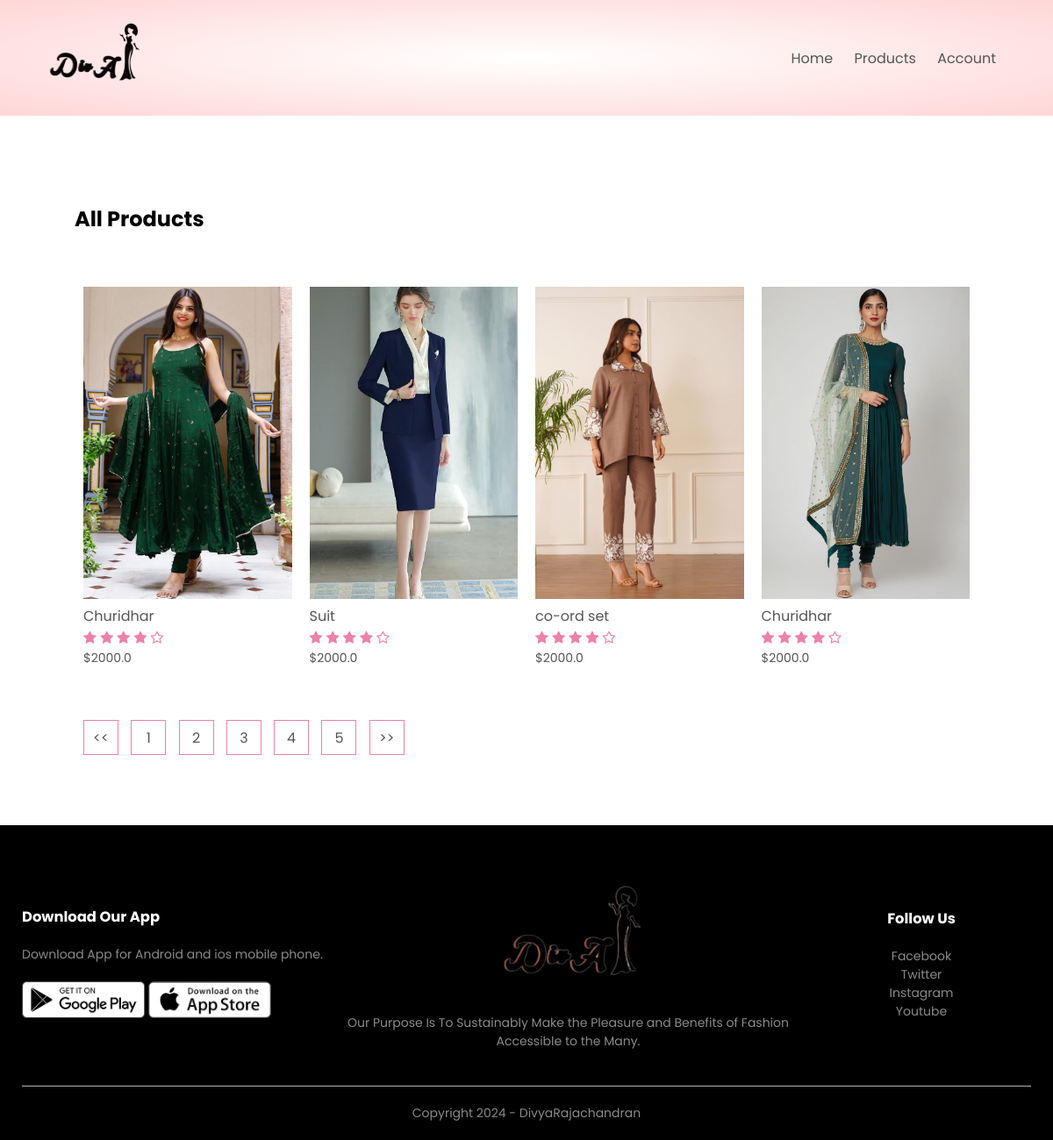
The page /product_list?page=2 on the database its author committed.
### products/models.py (models this page shows, shortened)
class Product(models.Model):
    LIVE=1
    DELETE=0
    DELETE_CHOICES=((LIVE,'Live'),(DELETE,'Delete'))
    title=models.CharField(max_length=200)
    price=models.FloatField()
    description=models.TextField()
    image=models.ImageField(upload_to='media/')
    priority=models.IntegerField(default=0)
    delete_status=models.IntegerField(choices=DELETE_CHOICES,default=LIVE)
    Created_at=models.DateTimeField(auto_now_add=True)
    updated_at=models.DateTimeField(auto_now=True)

### products/views.py (the view)
# urls.py: path('product_list',views.list_products,name='list_product'),
def list_products(request):
    page=1
    if request.GET:
        page=request.GET.get('page',1)
    product_list=Product.objects.order_by('priority')
    product_paginator=Paginator(product_list,4)
    product_list=product_paginator.get_page(page)
    context={'products': product_list}
    return render(request,'products.html',context)

### products/templatetags/chunks.py (called while the page is built)
@register.filter(name='chunks')
def chunks(list_data,chunk_size):
    chunk=[]
    i=0
    for data in list_data:
        chunk.append(data)
        i=i+1
        if i==chunk_size:
            yield chunk
            i=0
            chunk=[]
    if chunk:
        yield chunk

### templates/products.html
{% extends 'blank_layout.html'%}
{% block content %}
{% include 'products_list.html'%}
{% endblock content %}

### templates/products_list.html
{% load static %}
{% load chunks %}
<div class="small-container">
    <div class="row row-2">
        <h2>All Products</h2>
    </div>
    {% for product_chunks in products|chunks:4 %}
    <div class="row">
        {% for product in product_chunks %}
        <div class="col-4">
            <a href="{% url 'detail_product' product.id %}"> <img src="{{ product.image.url }}"> </a>
            <h4>{{ product.title }}</h4>
            <div class="rating">
                <i class="fa fa-star"></i>
                <i class="fa fa-star"></i>
                <i class="fa fa-star"></i>
                <i class="fa fa-star"></i>
                <i class="fa fa-star-o"></i>
            </div>
            <p>${{ product.price }}</p>
        </div>
      {% endfor %}
    </div>
    {% endfor %}
    <div class="page-btn">
        {% if products.has_previous %}
        <a href="?page={{products.previous_page_number}}"><span><<</span></a>
        {% endif %}
        {% for i in products.paginator.page_range %}
        <a href="?page={{i}}"><span>{{i}}</span></a>
        {% endfor %}
        {% if products.has_next %}
        <a href="?page={{products.next_page_number}}"><span>>></span></a>
        {% endif %}
    </div>
</div>

### static/css/style.css (style rules this page uses)
* { margin: 0; padding: 0; box-sizing: border-box; }
body { font-family: 'Poppins', sans-serif; }
a { text-decoration: none; color: #555; }
p { color: #555; }
.row { display: flex; align-items: center; flex-wrap: wrap; justify-content: space-around; }
.small-container { max-width: 1080px; margin: auto; padding-left: 25px; padding-right: 25px; }
.col-4 { flex-basis: 25%; padding: 10px; min-width: 200px; margin-bottom: 50px; transition: transform 0.5s; }
.col-4 img { width: 100%; }
h4 { color: #555; font-weight: normal; }
.col-4 p { font-size: 14px; }
.rating .fa { color: #ec81aa; }
.row-2 { justify-content: space-between; margin: 100px auto 50px; }
.page-btn { margin: 0 auto 80px; }
.page-btn span { display: inline-block; border: 1px solid #ec81aa; margin-left: 10px; width: 40px; height: 40px; text-align: center; line-height: 40px; cursor: pointer; }

### rows shown on the page
Product: image (picture), title "Churidhar", price "2000.0"
Product: image (picture), title "Suit", price "2000.0"
Product: image (picture), title "co-ord set", price "2000.0"
Product: image (picture), title "Churidhar", price "2000.0"

### other values the page prints
{{ i }} "1" "2" "3" "4" "5"
